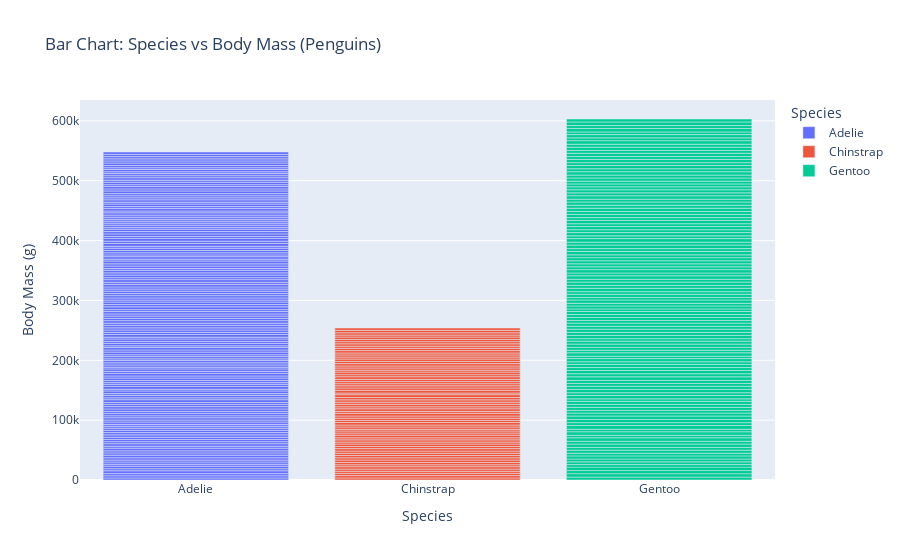

The notebook cell saved with this chart:
### Markdown cell above
### 14. Bar Chart
A bar chart is a type of chart that displays data as rectangular bars. Each bar represents a value.

### Code cell
px.bar(df,x='species',y='body_mass_g', title='Bar Chart: Species vs Body Mass (Penguins)',color='species',labels={'species':'Species','body_mass_g':'Body Mass (g)'})

### Figure 1 — Plotly figure (JSON) as saved in the notebook; plotly's stock layout.template omitted (floating-point values rounded to 4 significant figures; data arrays with more than 128 entries replaced by an {"elided": "..."} marker saying what was removed)
{"data": [{"hovertemplate": "Species=%{x}<br>Body Mass (g)=%{y}<extra></extra>", "legendgroup": "Adelie", "marker": {"color": "#636efa", "pattern": {"shape": ""}}, "name": "Adelie", "orientation": "v", "showlegend": true, "textposition": "auto", "type": "bar", "x": {"elided": "152 str values"}, "xaxis": "x", "y": {"elided": "152 float values"}, "yaxis": "y"}, {"hovertemplate": "Species=%{x}<br>Body Mass (g)=%{y}<extra></extra>", "legendgroup": "Chinstrap", "marker": {"color": "#EF553B", "pattern": {"shape": ""}}, "name": "Chinstrap", "orientation": "v", "showlegend": true, "textposition": "auto", "type": "bar", "x": ["Chinstrap", "Chinstrap", "Chinstrap", "Chinstrap", "Chinstrap", "Chinstrap", "Chinstrap", "Chinstrap", "Chinstrap", "Chinstrap", "Chinstrap", "Chinstrap", "Chinstrap", "Chinstrap", "Chinstrap", "Chinstrap", "Chinstrap", "Chinstrap", "Chinstrap", "Chinstrap", "Chinstrap", "Chinstrap", "Chinstrap", "Chinstrap", "Chinstrap", "Chinstrap", "Chinstrap", "Chinstrap", "Chinstrap", "Chinstrap", "Chinstrap", "Chinstrap", "Chinstrap", "Chinstrap", "Chinstrap", "Chinstrap", "Chinstrap", "Chinstrap", "Chinstrap", "Chinstrap", "Chinstrap", "Chinstrap", "Chinstrap", "Chinstrap", "Chinstrap", "Chinstrap", "Chinstrap", "Chinstrap", "Chinstrap", "Chinstrap", "Chinstrap", "Chinstrap", "Chinstrap", "Chinstrap", "Chinstrap", "Chinstrap", "Chinstrap", "Chinstrap", "Chinstrap", "Chinstrap", "Chinstrap", "Chinstrap", "Chinstrap", "Chinstrap", "Chinstrap", "Chinstrap", "Chinstrap", "Chinstrap"], "xaxis": "x", "y": [3500.0, 3900.0, 3650.0, 3525.0, 3725.0, 3950.0, 3250.0, 3750.0, 4150.0, 3700.0, 3800.0, 3775.0, 3700.0, 4050.0, 3575.0, 4050.0, 3300.0, 3700.0, 3450.0, 4400.0, 3600.0, 3400.0, 2900.0, 3800.0, 3300.0, 4150.0, 3400.0, 3800.0, 3700.0, 4550.0, 3200.0, 4300.0, 3350.0, 4100.0, 3600.0, 3900.0, 3850.0, 4800.0, 2700.0, 4500.0, 3950.0, 3650.0, 3550.0, 3500.0, 3675.0, 4450.0, 3400.0, 4300.0, 3250.0, 3675.0, 3325.0, 3950.0, 3600.0, 4050.0, 3350.0, 3450.0, 3250.0, 4050.0, 3800.0, 3525.0, 3950.0, 3650.0, 3650.0, 4000.0, 3400.0, 3775.0, 4100.0, 3775.0], "yaxis": "y"}, {"hovertemplate": "Species=%{x}<br>Body Mass (g)=%{y}<extra></extra>", "legendgroup": "Gentoo", "marker": {"color": "#00cc96", "pattern": {"shape": ""}}, "name": "Gentoo", "orientation": "v", "showlegend": true, "textposition": "auto", "type": "bar", "x": ["Gentoo", "Gentoo", "Gentoo", "Gentoo", "Gentoo", "Gentoo", "Gentoo", "Gentoo", "Gentoo", "Gentoo", "Gentoo", "Gentoo", "Gentoo", "Gentoo", "Gentoo", "Gentoo", "Gentoo", "Gentoo", "Gentoo", "Gentoo", "Gentoo", "Gentoo", "Gentoo", "Gentoo", "Gentoo", "Gentoo", "Gentoo", "Gentoo", "Gentoo", "Gentoo", "Gentoo", "Gentoo", "Gentoo", "Gentoo", "Gentoo", "Gentoo", "Gentoo", "Gentoo", "Gentoo", "Gentoo", "Gentoo", "Gentoo", "Gentoo", "Gentoo", "Gentoo", "Gentoo", "Gentoo", "Gentoo", "Gentoo", "Gentoo", "Gentoo", "Gentoo", "Gentoo", "Gentoo", "Gentoo", "Gentoo", "Gentoo", "Gentoo", "Gentoo", "Gentoo", "Gentoo", "Gentoo", "Gentoo", "Gentoo", "Gentoo", "Gentoo", "Gentoo", "Gentoo", "Gentoo", "Gentoo", "Gentoo", "Gentoo", "Gentoo", "Gentoo", "Gentoo", "Gentoo", "Gentoo", "Gentoo", "Gentoo", "Gentoo", "Gentoo", "Gentoo", "Gentoo", "Gentoo", "Gentoo", "Gentoo", "Gentoo", "Gentoo", "Gentoo", "Gentoo", "Gentoo", "Gentoo", "Gentoo", "Gentoo", "Gentoo", "Gentoo", "Gentoo", "Gentoo", "Gentoo", "Gentoo", "Gentoo", "Gentoo", "Gentoo", "Gentoo", "Gentoo", "Gentoo", "Gentoo", "Gentoo", "Gentoo", "Gentoo", "Gentoo", "Gentoo", "Gentoo", "Gentoo", "Gentoo", "Gentoo", "Gentoo", "Gentoo", "Gentoo", "Gentoo", "Gentoo", "Gentoo", "Gentoo", "Gentoo"], "xaxis": "x", "y": [4500.0, 5700.0, 4450.0, 5700.0, 5400.0, 4550.0, 4800.0, 5200.0, 4400.0, 5150.0, 4650.0, 5550.0, 4650.0, 5850.0, 4200.0, 5850.0, 4150.0, 6300.0, 4800.0, 5350.0, 5700.0, 5000.0, 4400.0, 5050.0, 5000.0, 5100.0, 4100.0, 5650.0, 4600.0, 5550.0, 5250.0, 4700.0, 5050.0, 6050.0, 5150.0, 5400.0, 4950.0, 5250.0, 4350.0, 5350.0, 3950.0, 5700.0, 4300.0, 4750.0, 5550.0, 4900.0, 4200.0, 5400.0, 5100.0, 5300.0, 4850.0, 5300.0, 4400.0, 5000.0, 4900.0, 5050.0, 4300.0, 5000.0, 4450.0, 5550.0, 4200.0, 5300.0, 4400.0, 5650.0, 4700.0, 5700.0, 4650.0, 5800.0, 4700.0, 5550.0, 4750.0, 5000.0, 5100.0, 5200.0, 4700.0, 5800.0, 4600.0, 6000.0, 4750.0, 5950.0, 4625.0, 5450.0, 4725.0, 5350.0, 4750.0, 5600.0, 4600.0, 5300.0, 4875.0, 5550.0, 4950.0, 5400.0, 4750.0, 5650.0, 4850.0, 5200.0, 4925.0, 4875.0, 4625.0, 5250.0, 4850.0, 5600.0, 4975.0, 5500.0, 4725.0, 5500.0, 4700.0, 5500.0, 4575.0, 5500.0, 5000.0, 5950.0, 4650.0, 5500.0, 4375.0, 5850.0, 4875.0, 6000.0, 4925.0, NaN, 4850.0, 5750.0, 5200.0, 5400.0], "yaxis": "y"}], "layout": {"barmode": "relative", "legend": {"title": {"text": "Species"}, "tracegroupgap": 0}, "title": {"text": "Bar Chart: Species vs Body Mass (Penguins)"}, "xaxis": {"anchor": "y", "categoryarray": ["Adelie", "Chinstrap", "Gentoo"], "categoryorder": "array", "domain": [0, 1], "title": {"text": "Species"}}, "yaxis": {"anchor": "x", "domain": [0, 1], "title": {"text": "Body Mass (g)"}}}}
